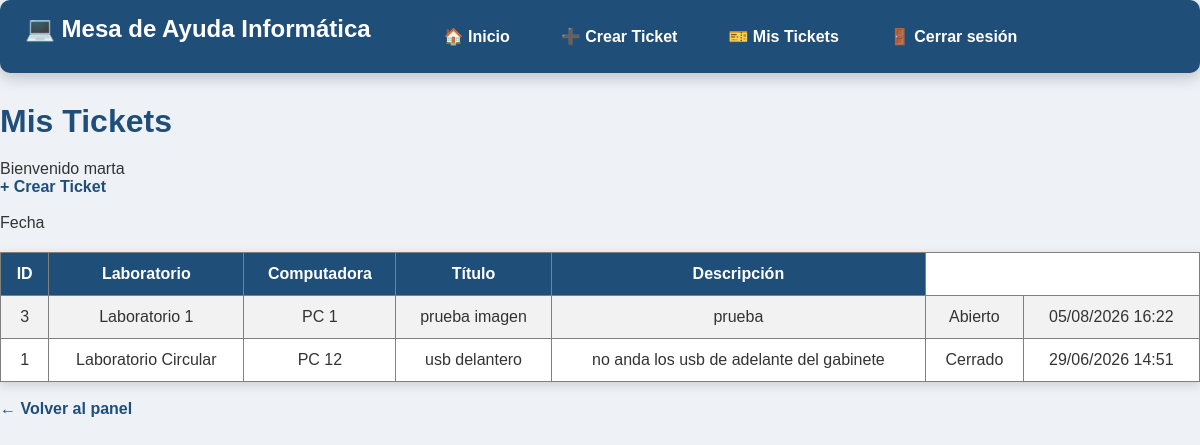
The page /sistemaescuela/profesor/mis_tickets.php (signed in) on the database as committed earlier.
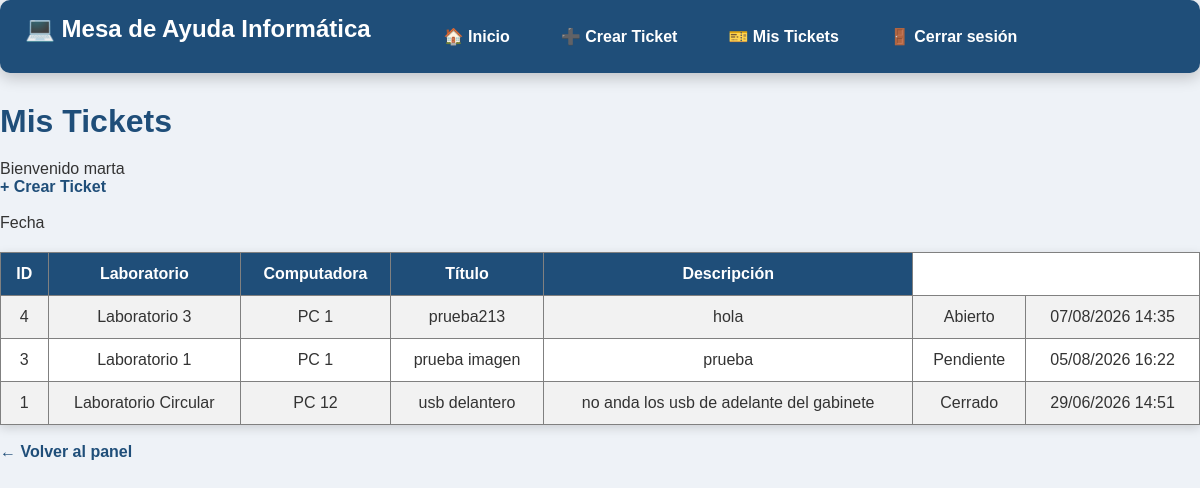
The same page on the database as committed later.
### tables this page shows
CREATE TABLE `tickets` (
  `id_ticket` int(11) NOT NULL,
  `titulo` varchar(100) NOT NULL,
  `descripcion` text NOT NULL,
  `fecha_creacion` datetime DEFAULT current_timestamp(),
  `estado` enum('Abierto','Pendiente','Cerrado') NOT NULL DEFAULT 'Abierto',
  `id_usuario` int(11) NOT NULL,
  `id_computadora` int(11) DEFAULT NULL,
  `foto` varchar(255) DEFAULT NULL,
  `id_ematp_asignado` int(11) DEFAULT NULL
);

CREATE TABLE `laboratorios` (
  `id_laboratorio` int(11) NOT NULL,
  `nombre` varchar(50) NOT NULL
);

CREATE TABLE `computadoras` (
  `id_computadora` int(11) NOT NULL,
  `numero_pc` int(11) NOT NULL,
  `id_laboratorio` int(11) NOT NULL,
  `estado` enum('Alta','Baja') NOT NULL DEFAULT 'Alta'
);

### sistemaescuela/profesor/mis_tickets.php (the view, shortened to what this page needs)
<?php
include("../conexion/conexion.php");
$id = $_SESSION["id_usuario"];
$sql = "SELECT
            tickets.*,
            computadoras.numero_pc,
            laboratorios.nombre AS laboratorio
        FROM tickets
        INNER JOIN computadoras
            ON tickets.id_computadora = computadoras.id_computadora
        INNER JOIN laboratorios
            ON computadoras.id_laboratorio = laboratorios.id_laboratorio
        WHERE tickets.id_usuario = $id
        ORDER BY tickets.fecha_creacion DESC";
$resultado = mysqli_query($conexion, $sql);
?>
<!DOCTYPE html>
<html lang="es">
<head>
    <link rel="stylesheet" href="../css/estilos.css">
</head>
<body>
<?php include("../includes/menu_profesor.php"); ?>
<h1>Mis Tickets</h1>
<p>Bienvenido <?php echo $_SESSION["nombre"]; ?></p>
<a href="crear_ticket.php">+ Crear Ticket</a>
<br><br>
<table border="1" cellpadding="10">
    <tr>
        <th>ID</th>
        <th>Laboratorio</th>
        <th>Computadora</th>
        <th>Título</th>
        <th>Descripción</th>
        <t
        <th>Fecha</th>
    </tr>
    <?php while ($fila = mysqli_fetch_assoc($resultado)) { ?>
    <tr>
        <td><?php echo $fila["id_ticket"]; ?></td>
        <td><?php echo $fila["laboratorio"]; ?></td>
        <td>PC <?php echo $fila["numero_pc"]; ?></td>
        <td><?php echo $fila["titulo"]; ?></td>
        <td><?php echo $fila["descripcion"]; ?></td>
        <td><?php echo $fila["estado"]; ?></td>
        <td><?php echo date("d/m/Y H:i", strtotime($fila["fecha_creacion"])); ?></td>
    </tr>
    <?php } ?>
</table>
<br>
<a href="inicio.php">← Volver al panel</a>
</body>
</html>

Rows that differ between the two databases and show on the page:
added tickets: id_ticket "4", laboratorios.nombre "Laboratorio 3", id_computadora.numero_pc "1", titulo "prueba213", descripcion "hola", estado "Abierto", fecha_creacion "07/08/2026 14:35"
changed tickets "prueba imagen": estado "Abierto" → "Pendiente"
